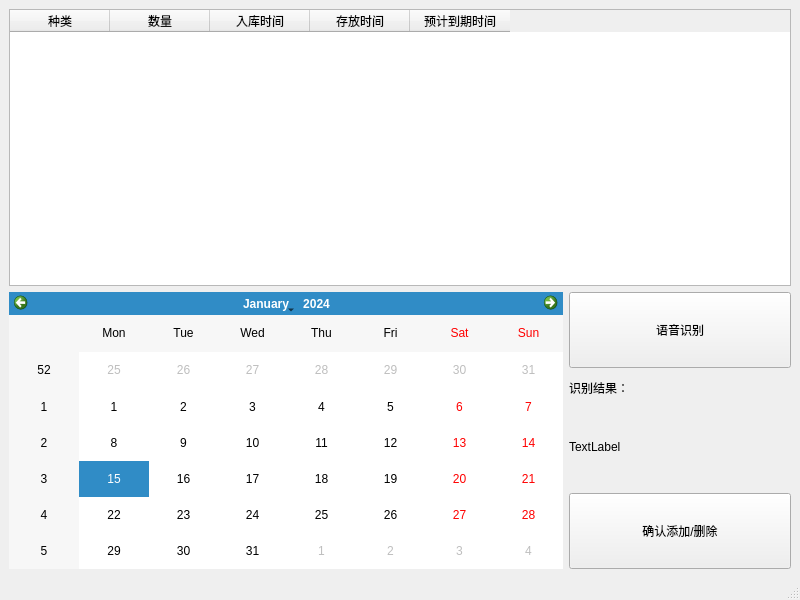
<?xml version="1.0" encoding="UTF-8"?>
<ui version="4.0">
 <class>MainWindow</class>
 <widget class="QMainWindow" name="MainWindow">
  <property name="geometry">
   <rect>
    <x>0</x>
    <y>0</y>
    <width>800</width>
    <height>600</height>
   </rect>
  </property>
  <property name="windowTitle">
   <string>MainWindow</string>
  </property>
  <widget class="QWidget" name="centralwidget">
   <layout class="QHBoxLayout" name="horizontalLayout" stretch="3">
    <item>
     <layout class="QVBoxLayout" name="verticalLayout" stretch="0,0">
      <item>
       <layout class="QHBoxLayout" name="horizontalLayout_3" stretch="9">
        <item>
         <widget class="QTableWidget" name="tableWidget">
          <column>
           <property name="text">
            <string>种类</string>
           </property>
          </column>
          <column>
           <property name="text">
            <string>数量</string>
           </property>
          </column>
          <column>
           <property name="text">
            <string>入库时间</string>
           </property>
          </column>
          <column>
           <property name="text">
            <string>存放时间</string>
           </property>
          </column>
          <column>
           <property name="text">
            <string>预计到期时间</string>
           </property>
          </column>
         </widget>
        </item>
       </layout>
      </item>
      <item>
       <layout class="QHBoxLayout" name="horizontalLayout_2" stretch="5,2">
        <item>
         <widget class="QCalendarWidget" name="calendarWidget_2"/>
        </item>
        <item>
         <layout class="QVBoxLayout" name="verticalLayout_2">
          <item>
           <widget class="QPushButton" name="pushButton_2">
            <property name="minimumSize">
             <size>
              <width>20</width>
              <height>76</height>
             </size>
            </property>
            <property name="text">
             <string>语音识别</string>
            </property>
           </widget>
          </item>
          <item>
           <widget class="QLabel" name="label">
            <property name="text">
             <string>识别结果：</string>
            </property>
           </widget>
          </item>
          <item>
           <widget class="QLabel" name="label_2">
            <property name="minimumSize">
             <size>
              <width>20</width>
              <height>80</height>
             </size>
            </property>
            <property name="text">
             <string>TextLabel</string>
            </property>
           </widget>
          </item>
          <item>
           <widget class="QPushButton" name="pushButton">
            <property name="minimumSize">
             <size>
              <width>20</width>
              <height>76</height>
             </size>
            </property>
            <property name="text">
             <string>确认添加/删除</string>
            </property>
           </widget>
          </item>
         </layout>
        </item>
       </layout>
      </item>
     </layout>
    </item>
   </layout>
  </widget>
  <widget class="QStatusBar" name="statusbar"/>
 </widget>
 <resources/>
 <connections/>
</ui>
